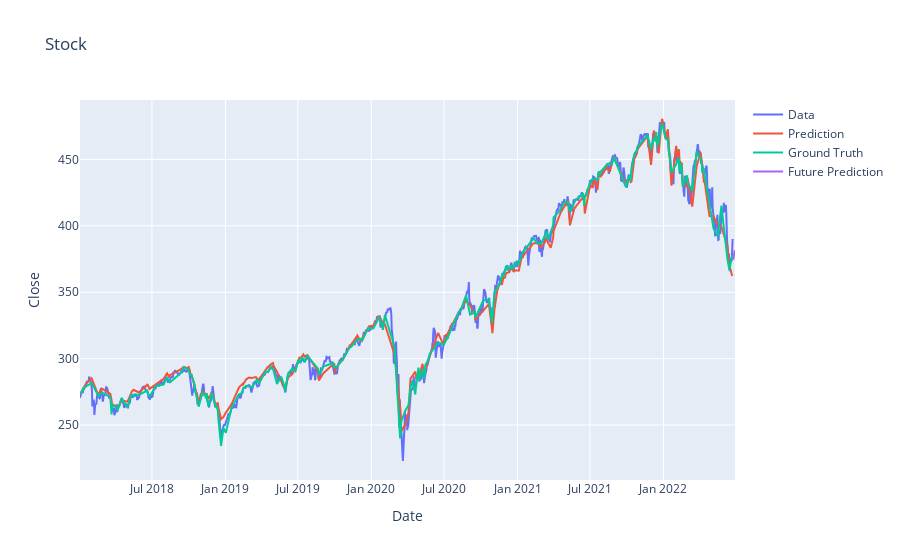
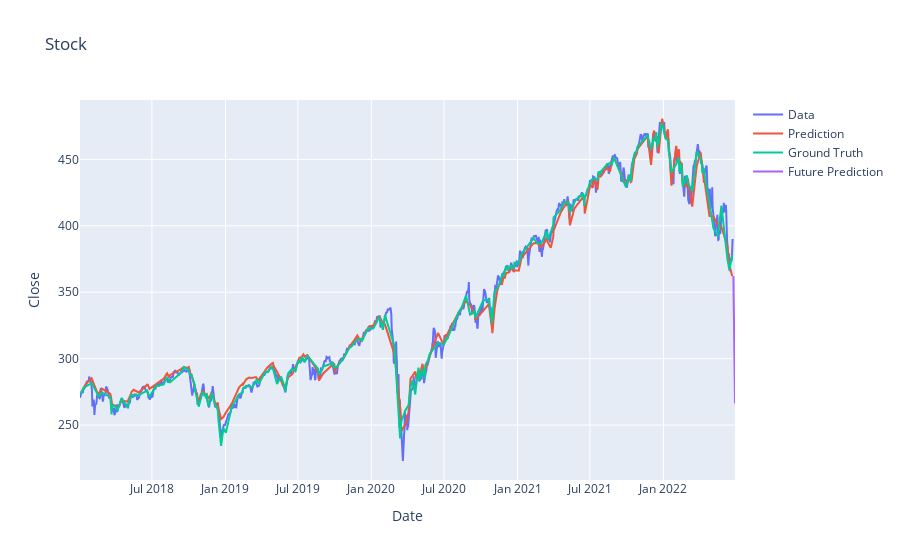

The cell these charts' notebook holds for them, in order:
### Code cell
run = True
num_trials = 3
mae_list = []
forecast_list = []
num_repeat = 1


while run == True:
    if num_repeat == 1:
        print('Start training...')
    for _ in range(num_trials):
        i = 1
        for train, test in kfold.split(X,y):
            if i < 4:
                i += 1
                train_X, test_X = X[train],X[test]
                train_y, test_y = y[train],y[test]
                date_train, date_test = date[train], date[test]  
                train_X = train_X.reshape(-1, 1, train_X.shape[1])
                test_X  = test_X.reshape(-1, 1, test_X.shape[1])
                train_y = train_y.reshape(-1, 1, train_y.shape[1])
                test_y = test_y.reshape(-1, 1, test_y.shape[1])


                model = Sequential()

                model.add(
                    LSTM(50,
                        activation='relu'))
                        #return_sequences=True,)
        #         )
                model.add(Dropout(0.2))
                # model.add(LSTM(128, return_sequences=True, input_shape= (date_train.shape[0], 1)))
                # model.add(LSTM(64, return_sequences=False))
                # model.add(Dense(25))
                model.add(Dense(units=1))
                model.compile(optimizer='adam', loss='mse')

                history = model.fit(train_X, train_y, epochs=num_epochs, batch_size=batch_size, verbose=0, validation_data=(test_X, test_y))

                # get train_y
                train_y = train_y.reshape(train_y.shape[0],1)
                train_y = np.hstack([train_y, np.zeros(train_y.shape)])
                train_y = scaler.inverse_transform(train_y)
                train_y = train_y[:,:1]
                train_y = train_y.reshape((-1))

                # get test_y
                test_y = test_y.reshape((test_X.shape[0], test_X.shape[1]))
                inv_testy = np.hstack([test_y,np.zeros(test_y.shape)])
                inv_testy = scaler.inverse_transform(inv_testy)
                inv_testy = inv_testy[:,:1]
                test_y = inv_testy.reshape((-1))
                
                # Validate with test_X
                yhat = model.predict(test_X)
                yhat_df = pd.DataFrame(yhat)
                yhat_df.index = close_data_df.index[test-3]
                yhat_df.columns = ['Close']
                new_test_X = test_X.reshape((test_X.shape[0], test_X.shape[2]))
                inv_yhat = np.concatenate((yhat_df, new_test_X[:,1:scaled_df.shape[1]]), axis=1)
                inv_yhat = scaler.inverse_transform(inv_yhat)
                prediction = inv_yhat[:,:1]
                prediction = prediction.reshape((-1))
                

                forecast = (predict(num_prediction, model))
                forecast = forecast.reshape(num_prediction + 2,forecast.shape[2])
                forecast = np.delete(forecast,slice(scaled_df.shape[1],forecast.shape[1]),1)
                forecast = scaler.inverse_transform(forecast)
                forecast = np.delete(forecast,slice(1,forecast.shape[1]),1)
                forecast = forecast.reshape((-1))
                print(forecast)
                forecast_list = np.append(forecast_list,np.array([forecast]))

                score = mean_absolute_error(test_y, prediction)
                mae_list.append(score)

    forecast_list = np.reshape(forecast_list,[3*num_repeat*num_trials,num_prediction + 2])
    forecasts = forecast_list[:,2:]
    forecast_5days = forecasts[:,:5]

    var_list = []
    for i in range(forecast_5days.shape[0]):
        var = variance(forecast_5days[i])
        var_list.append(var)    
    if min(var_list) > 100:
        run = True
        print('\nRetraining...\n')
        num_repeat += 1
    else:
        run = False
        print(
            '\nMinimum of mae: ',min(mae_list),
            '\nAverage of mae: ',(sum(mae_list) - max(mae_list))/(len(mae_list) - 1),
            '\nMaximum of mae: ',max(mae_list)
        )

        var = np.var(forecast_5days,axis = 1)
        maxindex = np.argmax(var)
        
        print(forecast_5days)

        small_var_prediction = forecasts[var_list.index(min(var_list))]
        print('\nPrediction with smallest variance: ',small_var_prediction)
        print('mae: ',mae_list[var_list.index(min(var_list))])
        forecast_dates = predict_dates(num_prediction)
        trace1 = go.Scatter(
            x=date_train,
            y=train_y,
            mode='lines',
            name='Data'
        )
        trace2 = go.Scatter(
            x=date_test,
            y=prediction,
            mode='lines',
            name='Prediction'
        )
        trace3 = go.Scatter(
            x=date_test,
            y=test_y,
            mode='lines',
            name='Ground Truth'
        )
        layout = go.Layout(
            title="Stock",
            xaxis={'title': "Date"},
            yaxis={'title': "Close"}
        )
        trace4 = go.Scatter(
            x=forecast_dates,
            y=small_var_prediction,
            mode='lines',
            name='Future Prediction'
        )
        fig = go.Figure(data=[trace1, trace2, trace3, trace4], layout=layout)
        fig.show()

        small_mae_prediction = forecasts[mae_list.index(min(mae_list))]
        print('\nPrediction with best mae: ',small_mae_prediction)
        print('mae: ',min(mae_list))

        trace4 = go.Scatter(
            x=forecast_dates,
            y=small_mae_prediction,
            mode='lines',
            name='Future Prediction'
        )
        fig = go.Figure(data=[trace1, trace2, trace3, trace4], layout=layout)
        fig.show()

### Figure 1 — Plotly figure (JSON) as saved in the notebook; plotly's stock layout.template omitted (floating-point values rounded to 4 significant figures; data arrays with more than 128 entries replaced by an {"elided": "..."} marker saying what was removed)
{"data": [{"mode": "lines", "name": "Data", "type": "scatter", "x": {"elided": "902 str values"}, "y": {"elided": "902 float values"}}, {"mode": "lines", "name": "Prediction", "type": "scatter", "x": {"elided": "225 str values"}, "y": {"elided": "225 float values"}}, {"mode": "lines", "name": "Ground Truth", "type": "scatter", "x": {"elided": "225 str values"}, "y": {"elided": "225 float values"}}, {"mode": "lines", "name": "Future Prediction", "type": "scatter", "x": ["2022-06-25T00:00:00", "2022-06-26T00:00:00", "2022-06-27T00:00:00", "2022-06-28T00:00:00", "2022-06-29T00:00:00", "2022-06-30T00:00:00", "2022-07-01T00:00:00", "2022-07-02T00:00:00", "2022-07-03T00:00:00", "2022-07-04T00:00:00"], "y": [374.5, 376.8, 379.8, 381.5, 380.7]}], "layout": {"title": {"text": "Stock"}, "xaxis": {"title": {"text": "Date"}}, "yaxis": {"title": {"text": "Close"}}}}

### Figure 2 — Plotly figure (JSON) as saved in the notebook; plotly's stock layout.template omitted (floating-point values rounded to 4 significant figures; data arrays with more than 128 entries replaced by an {"elided": "..."} marker saying what was removed)
{"data": [{"mode": "lines", "name": "Data", "type": "scatter", "x": {"elided": "902 str values"}, "y": {"elided": "902 float values"}}, {"mode": "lines", "name": "Prediction", "type": "scatter", "x": {"elided": "225 str values"}, "y": {"elided": "225 float values"}}, {"mode": "lines", "name": "Ground Truth", "type": "scatter", "x": {"elided": "225 str values"}, "y": {"elided": "225 float values"}}, {"mode": "lines", "name": "Future Prediction", "type": "scatter", "x": ["2022-06-25T00:00:00", "2022-06-26T00:00:00", "2022-06-27T00:00:00", "2022-06-28T00:00:00", "2022-06-29T00:00:00", "2022-06-30T00:00:00", "2022-07-01T00:00:00", "2022-07-02T00:00:00", "2022-07-03T00:00:00", "2022-07-04T00:00:00"], "y": [362.2, 344.1, 320.4, 293.5, 266.2]}], "layout": {"title": {"text": "Stock"}, "xaxis": {"title": {"text": "Date"}}, "yaxis": {"title": {"text": "Close"}}}}
